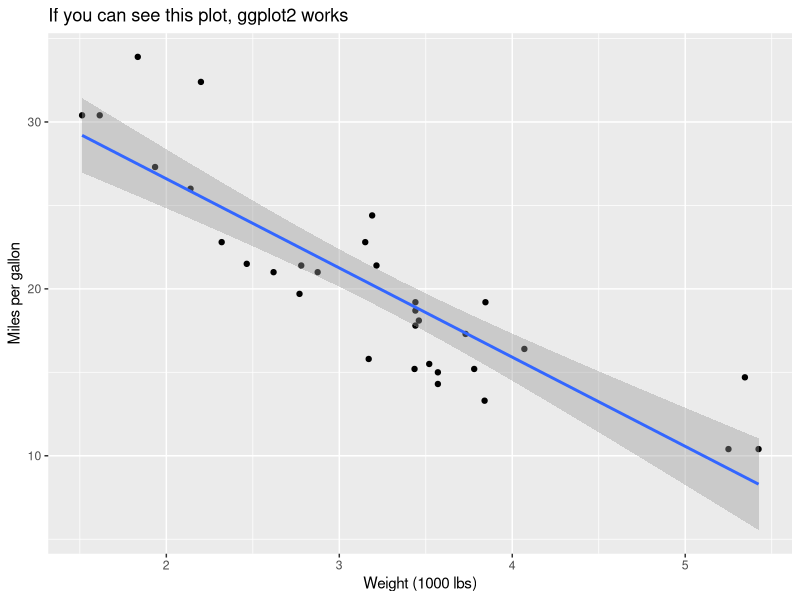

Reproduce this figure in R.
## ---- chunk 1
#| label: r-version
cat("R version:", as.character(getRversion()), "\n")
if (getRversion() >= "4.4.0") {
  cat("OK: R is 4.4 or later.\n")
} else {
  cat("UPDATE NEEDED: install R 4.4 or later from https://cloud.r-project.org/\n")
}
## ---- chunk 2
#| label: packages
pkgs <- c("tidyverse", "rmarkdown", "knitr", "kableExtra", "broom",
          "gtsummary", "car", "ggeffects", "janitor", "plotly",
          "NHANES", "brfssdata", "corrplot")
installed <- pkgs %in% rownames(installed.packages())
data.frame(package = pkgs, installed = ifelse(installed, "yes", "MISSING"))
if (all(installed)) {
  cat("OK: all course packages are installed.\n")
} else {
  cat("Install the missing ones with install.packages(c(",
      paste0('"', pkgs[!installed], '"', collapse = ", "), "))\n")
}
## ---- chunk 3
#| label: folders
cat("This file is in:", basename(getwd()), "\n")
folders <- c("data", "scripts", "outputs", "figures")
data.frame(folder = folders, exists = ifelse(dir.exists(folders), "yes", "MISSING"))
## ---- chunk 4
#| label: test-plot
#| fig-alt: "Scatter plot of miles per gallon against car weight for 32 cars in the mtcars data, with a fitted line sloping downward."
library(ggplot2)
ggplot(mtcars, aes(x = wt, y = mpg)) +
  geom_point() +
  geom_smooth(method = "lm", formula = y ~ x) +
  labs(x = "Weight (1000 lbs)", y = "Miles per gallon",
       title = "If you can see this plot, ggplot2 works")
## ---- chunk 5
#| label: test-model
summary(lm(mpg ~ wt, data = mtcars))$coefficients
## ---- chunk 6
#| label: session-info
sessionInfo()
